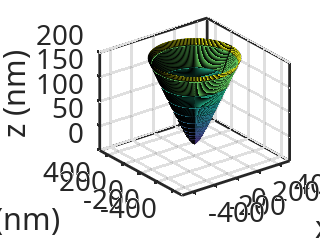
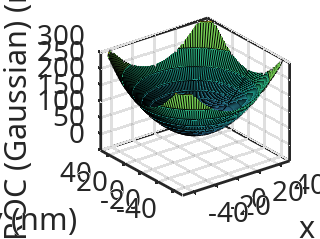
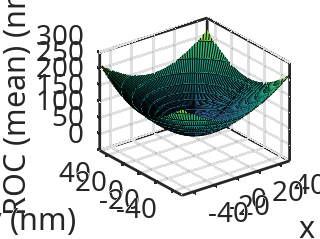
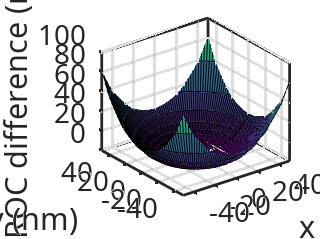

Write MATLAB code to recreate these figures, in order. (Note: this script raises an error after producing the figures.)
clear;
clc;

%%Plot Setup%%
format compact;
format short g;
more on;

FontSize = 20;    %12
LineWidth = 2;  %1

set(0, 'DefaultTextFontSize', FontSize);
set(0, 'DefaultAxesFontSize', FontSize);
set(0, 'DefaultAxesFontName', 'Verdana');
set(0, 'DefaultAxesLineWidth', LineWidth);
set(0, 'DefaultAxesTickLength', [0.02 0.025]);
set(0, 'DefaultAxesBox', 'on');
set(0, 'DefaultLineLineWidth', LineWidth);
set(0, 'DefaultLineMarkerSize', 5);
set(0, 'DefaultPatchLineWidth', LineWidth);
set(0, 'DefaultFigureColor', [1 1 1]);
set(0, 'DefaultFigurePaperPosition',[2.65 4.3 3.2 2.4]);
set(0, 'DefaultFigurePosition', [800 500 360 270])
% 360x260 pixels on screen keeps same aspect ratio as 3.2x2.4 printed
set(0, 'DefaultFigurePosition', [300 100 960 540])
set(0, 'DefaultFigureDockControls', 'off')
%%Plot Setup%%

%FN constants
e_const = 1.602176462e-19;  % electron charge [C]
eps0_const = 8.854187817e-12;   % vacuum permittivity[F/m]
me = 9.10938188e-31;    % electron mass [kg]
h = 6.62607004e-34;     % Planck constant [m^2 kg s^-1]
aFN = e_const.^3/(8*pi*h);
bFN = 8*pi*sqrt(2*me)/(3*e_const*h);

%User defined parameters 
% N = 1000;   % sampling point
% F = linspace(0.1e9,2e9,N);    % field [V/m]
WF = 5.1;  % work function [eV]
WF = WF*e_const;  % work function [J]
% R1 = 50e-9;    % nanotip ROC [m]
% R2 = 20e-9;    % nanotip ROC [m]
a = 50; %half foci distance [nm]
V0 = 10; %voltage across the gap [V]

%cartesian coordinate
Xmin = -200;
Xmax = 200;
Ymin = -200;
Ymax = 200;
Zmin = -200;
Zmax = 200;
Nx = 100;
Ny = 100;
Nz = 100;
x = linspace(Xmin,Xmax,Nx);
y = linspace(Ymin,Ymax,Ny);
z = linspace(Zmin,Zmax,Nz);

%prolate spheroidal coordinate
% xi = 1/(2*a)*(sqrt(x.^2+y.^2+(z+a).^2)+sqrt(x.^2+y.^2+(z-a).^2));
% eta = 1/(2*a)*(sqrt(x.^2+y.^2+(z+a).^2)-sqrt(x.^2+y.^2+(z-a).^2));
% phi = atan(y./x);

%constant eta
ximax = 200;
xieps = 1e-9;   %numerical zero
ximin = 1+xieps;
Nxi = 100;
% xi = linspace(ximin,ximax,Nxi);
xi = 1 + logspace(log10(ximin-1),log10(ximax-1),Nxi);   %logspace better resolve the apex shape
Nphi = 200;
phi = linspace(0,2*pi,Nphi);
eta0 = 0.5;
[Xi,Phi] = meshgrid(xi,phi);
x0 = a.*sqrt(Xi.^2-1).*sqrt(1-eta0.^2).*cos(Phi);
y0 = a.*sqrt(Xi.^2-1).*sqrt(1-eta0.^2).*sin(Phi);
z0 = a.*Xi.*eta0;

%calculate ROC
% R = sqrt(abs(a.^2.*eta0.^2.*Xi.^3.*sqrt(Xi.^2-1).*(1./eta0.^2-1./Xi.^2).^(3/2)));
% min(R(:))

figure()
s = surf(x0,y0,z0);
xlim([-500 500]);ylim([-500 500]);zlim([0 200]);
xlabel('x (nm)');ylabel('y (nm)');zlabel('z (nm)');
% s.EdgeColor = 'none';
% colorbar
caxis([0 200]);

% partial derivatives of parameterized surface
rx = cat(3,a.*sqrt(1-eta0.^2).*cos(Phi).*Xi./sqrt(Xi.^2-1), ...
    a.*sqrt(1-eta0.^2).*sin(Phi).*Xi./sqrt(Xi.^2-1), ...
    a.*eta0.*ones(size(Xi)));
rp = cat(3,-a.*sqrt(Xi.^2-1).*sqrt(1-eta0.^2).*sin(Phi), ...
    a.*sqrt(Xi.^2-1).*sqrt(1-eta0.^2).*cos(Phi), ...
    zeros(size(Xi)));
rx_x_rp = cross(rx,rp);
rx_x_rp_norm = vecnorm(rx_x_rp,2,3);    %2-norm of the 3-rd dimension
n = rx_x_rp./rx_x_rp_norm;
rxx = cat(3,-a.*sqrt(1-eta0.^2).*cos(Phi).*(Xi.^2-1).^(-3/2), ...
    -a.*sqrt(1-eta0.^2).*sin(Phi).*(Xi.^2-1).^(-3/2), ...
    zeros(size(Xi)));
rxp = cat(3,-a.*sqrt(1-eta0.^2).*sin(Phi).*Xi./sqrt(Xi.^2-1), ...
    a.*sqrt(1-eta0.^2).*cos(Phi).*Xi./sqrt(Xi.^2-1), ...
    zeros(size(Xi)));
rpp = cat(3,-a.*sqrt(Xi.^2-1).*sqrt(1-eta0.^2).*cos(Phi), ...
    -a.*sqrt(Xi.^2-1).*sqrt(1-eta0.^2).*sin(Phi), ...
    zeros(size(Xi)));

% fundamental forms of the surface
E = dot(rx,rx,3);
F = dot(rx,rp,3);
G = dot(rp,rp,3);
L = dot(rxx,n,3);
M = dot(rxp,n,3);
N = dot(rpp,n,3);

% surface curvatures
K = (L.*N - M.^2)./(E.*G - F.^2);
H = (E.*N - 2.*F.*M + G.*L)./2./(E.*G - F.^2);

% [K,H,Pmax,Pmin] = surfature(x0,y0,z0);
RK = sqrt(1./K);
RH = 1./H;
deltaR = RK - RH;
RK_SI = RK / 1e9;   %nm to m

% tip electric field
F1 = -2*V0./a./sqrt(Xi.^2 - eta0.^2)./sqrt(1 - eta0.^2)./log((1 - eta0)./(1 + eta0));   %V/nm
F1_SI = F1 * 1e9;   %V/nm to V/m

%FN corrections
B = e_const^3/(16*pi*eps0_const);   % [C^2 F^-1 m]
y = 2*sqrt(B.*F1_SI)./WF;
vy = 1 - y.^2 - (y.^2.*log(y))/3;
wy = 4/5 - 7*y.^2/40 - (y.^2.*log(y))/100;
ty = 1 + y.^2/9 - (y.^2.*log(y))/11;
phiy = 4/3 - y.^2/500 - (y.^2.*log(y))/15;

% nano-tip FN
JnanoK = aFN.*WF.^(-1).*F1_SI.^2.*(ty+WF./(e_const.*F1_SI.*RK_SI).*phiy).^(-2).*exp(-bFN.*WF.^(3/2)./F1_SI.*(vy+WF./(e_const.*F1_SI.*RK_SI).*wy));

figure()
surf(x0,y0,RK);
xlim([-50 50]);ylim([-50 50]);zlim([0 300]);
xlabel('x (nm)');ylabel('y (nm)');zlabel('ROC (Gaussian) (nm)');
caxis([0 300]);

figure()
surf(x0,y0,RH);
xlim([-50 50]);ylim([-50 50]);zlim([0 300]);
xlabel('x (nm)');ylabel('y (nm)');zlabel('ROC (mean) (nm)');
caxis([0 300]);

figure()
surf(x0,y0,deltaR);
xlim([-50 50]);ylim([-50 50]);zlim([0 100]);
xlabel('x (nm)');ylabel('y (nm)');zlabel('ROC difference (nm)');
caxis([0 100]);

figure()
yyaxis left;
plot(x0(1,:),RK(1,:));
xlabel('x (nm)');ylabel('ROC (nm)');
xlim([0 50]);ylim([-10 300]);
hold on;
plot(x0(1,:),RH(1,:));
yyaxis right;
plot(x0(1,:),deltaR(1,:));
ylabel('ROC difference (nm)');
ylim([-1 30]);
legend('Gaussian ROC','mean ROC','ROC difference','Location','NorthWest');

figure()
surf(x0,y0,F1,'EdgeColor','none');
xlim([-500 500]);ylim([-500 500]);zlim([0 0.5]);
xlabel('x (nm)');ylabel('y (nm)');zlabel('tip electric field (V/nm)');
caxis([0 0.5]);

figure()
surf(x0,y0,JnanoK,'EdgeColor','none');
xlim([-50 50]);ylim([-50 50]);%zlim([0 0.06]);
xlabel('x (nm)');ylabel('y (nm)');zlabel('emission current (A/m^2)');
%caxis([0 0.06]);